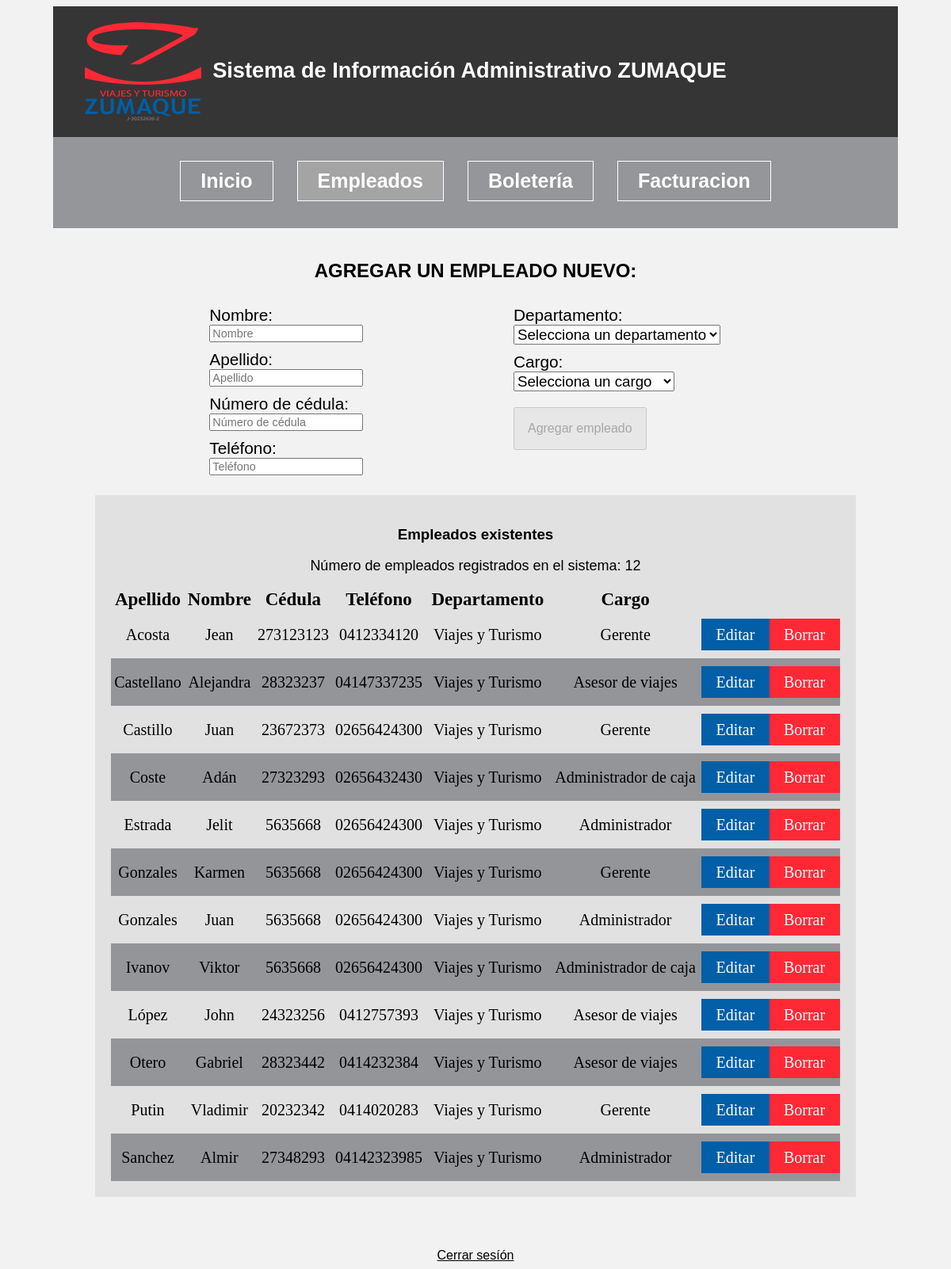
/empleados.php (signed in), run on the app's committed database.
### tables this page shows
CREATE TABLE `empleados` (
  `id` int(11) NOT NULL,
  `nombre` varchar(25) NOT NULL,
  `apellido` varchar(25) NOT NULL,
  `cedula` varchar(25) NOT NULL,
  `telefono` varchar(25) NOT NULL,
  `usuario` varchar(255) DEFAULT NULL,
  `password` varchar(255) DEFAULT NULL,
  `cargo_id` int(11) NOT NULL,
  `departamento_id` int(11) NOT NULL
);

CREATE TABLE `departamentos` (
  `id` int(11) NOT NULL,
  `departamento` varchar(35) NOT NULL
);

CREATE TABLE `cargos` (
  `id` int(11) NOT NULL,
  `cargo` varchar(25) NOT NULL
);

### empleados.php (the view, shortened to what this page needs)
<?php session_start();
	try {
		require_once("funciones/bd_conexion.php");
		$sql = " SELECT empleados.id, nombre, apellido, cedula, telefono, departamentos.departamento, cargos.cargo FROM empleados ";
		$sql .=" INNER JOIN departamentos ON departamentos.id = empleados.departamento_id ";
		$sql .=" INNER JOIN cargos ON cargos.id = empleados.cargo_id ";
		$sql .=" ORDER BY apellido ASC ";
		$conn->set_charset('utf8');
		$resultado = $conn->query($sql);
	} catch (Exception $e) {
		$error = $e->getMessage();
	}
 ?>
 <!DOCTYPE html>
<html lang="es">
<head>
	<link rel="stylesheet" href="css/estilos.css">
</head>
<body>
	<div class="contenedor">
	<header class="site-header clearfix">
		<div class="logo">
			<img src="img/logo.jpg" alt="">
		</div>
		<div class="titulo">
			<h1>Sistema de Información Administrativo ZUMAQUE</h1>
		</div>
	</header>
		<div class="barra clearfix">
			<nav class="navegacion">
					<ul class="clearfix">
						<li><a href="inicio.php">Inicio</a></li>
						<li><a class="activo" href="empleados.php">Empleados</a></li>
						<li><a href="boleteria.php">Boletería</a></li>
						<li><a href="facturacion.php">Facturacion</a></li>
					</ul>
			</nav>
		</div>
		<div class="contenido">
			<h2>Agregar un empleado nuevo:</h2>
			<form class="agregar-empleado clearfix" action="crearempleado.php" method="POST" onsubmit="return validar();">
			<div class="left">
				<div class="campo">
					<label for="nombre">Nombre: <br> </label>
						<input type="text" name="nombre" id="nombre" placeholder="Nombre" required>
				</div>
				<div class="campo">
					<label for="apellido">Apellido:<br></label>
						<input type="text" name="apellido" id="apellido" placeholder="Apellido" required>
				</div>
				<div class="campo">
					<label for="cedula">Número de cédula:<br></label>
						<input type="text" name="cedula" id="cedula" placeholder="Número de cédula" required>
				</div>
				<div class="campo">
					<label for="telefono">Teléfono:<br></label>
						<input type="tel" name="telefono" id="telefono" placeholder="Teléfono" required>
				</div>
			</div>
			 <div class="right">
				<div class="campo">
					<label for="departamento" >Departamento:<br>
						<select name="departamento" id="departamento" value="-Any-" onChange="validarcombobox()">>
							<option value="0">Selecciona un departamento</option>
						</select>
					</label>
				</div>
				<div class="campo">
					<label for="cargo">Cargo:<br>
						<select name="cargo" id="cargo" value="-Any-" onChange="validarcombobox()">>
							<option value="0">Selecciona un cargo</option>
						</select>
					</label>
				</div>
				<input class="agregar" id="agregar" type="submit" value="Agregar empleado" disabled>
			</div>
			</form>
			<div class="contenido existentes">
				<h3>Empleados existentes</h3>
				<p class="empleados-registrados">
					Número de empleados registrados en el sistema: <?php echo $resultado->num_rows; ?>
				</p>
		<div class="table-responsive-vertical">
			<table class ="table table-bordered table-striped table-hover">
			<thead>
				<tr>
					<th>Apellido</th>
					<th>Nombre</th>
					<th>Cédula</th>
					<th>Teléfono</th>
					<th>Departamento</th>
					<th>Cargo</th>
					<th></th>
					<th></th>
				</tr>
			</thead>
			<tbody>
				 <?php while($registros = $resultado->fetch_assoc() ){ ?>
				 	<tr>
				 		<td data-title="Apellido">
				 			<?php echo $registros['apellido']; ?>
				 		</td>
				 		<td data-title="Nombre">
				 		 	<?php echo $registros['nombre']; ?>
				 		</td>
				 		<td data-title="Cedula">
				 			<?php echo $registros['cedula']; ?>
				 		</td>
				 		<td data-title="Telefono">
				 		 	<?php echo $registros['telefono']; ?>
				 		</td>
				 		<td data-title="Departamento">
				 			<?php echo $registros['departamento']; ?>
				 		</td>
				 		<td data-title="Cargo">
				 		 	<?php echo $registros['cargo']; ?>
				 		</td>
			 			<td data-title="">
				 			<a class ="boton editar" href="editarempleado.php?id=<?php echo $registros['id']; ?>">Editar</a>
						</td>
				 		<td  data-title="" class="eliminar">
				 			<a class ="boton eliminar" id="eliminar"  onclick="return confirm('¿Estás seguro de que quieres eliminar este empleado? Esta acción no se puede deshacer.');" href="eliminarempleado.php?id=<?php echo $registros['id']; ?>">Borrar</a>
				 		</td>
				 	</tr>
				 	<?php  }?>
			</tbody>
		</table>
	</div>
	</div>
	</div>
	</div>
<footer>
	<div>
	<a href="funciones/close.php">Cerrar sesíón</a>
	</div>
</footer>
</body>
</html>

### css/estilos.css (style rules this page uses)
html { box-sizing: border-box; }
*,*:before,*:after { box-sizing: inherit; }
.clearfix:before, .clearfix:after { content: " "; display: table; }
.clearfix:after { clear: both; }
body { font-family: sans-serif; background-color: #f2f2f2; }
body .activo { background-color: #b2b1af8c; }
h1, h2 { padding:0; margin:0; }
h2 { text-align: center; padding: 15px 0 30px 0; text-transform: uppercase; }
.contenedor { width: 98%; margin: 0 auto; }
@media only screen and (min-width: 480px) { .contenedor { width: 95%; } }
@media only screen and (min-width: 768px) { .contenedor { width: 90%; } }
@media only screen and (min-width: 992px) { .contenedor { width: 90%; max-width: 1700px; } }
header.site-header { background-color: #353535; padding: 15px 30px; }
div.logo { float:left; width: 50%; }
div.titulo { float: right; width: 50%; }
div.titulo h1 { font-size: 1.7em; color: white; }
@media only screen and (min-width: 992px) { div.logo { float:left; width: 15%; } }
@media only screen and (min-width: 992px) { div.titulo { float: right; width: 83%; padding-top: 50px; } }
div.barra { padding: 20px 0; background-color: rgba(44, 48, 56, 0.48); }
nav.navegacion { float:left; width:100%; text-align: center; display: none; }
@media only screen and (min-width: 768px) { nav.navegacion { display: block; } }
nav.navegacion ul { margin: 0; padding: 0; display: inline-block; }
nav.navegacion li:first-child { margin-left: 0; }
@media only screen and (min-width: 768px) { nav.navegacion ul li { float: left; margin: 10px 0 10px 30px; } }
nav.navegacion ul li a { display: block; text-decoration: none; color: white; padding: 15px 20px; margin: 0 auto; font-size: 15px; border: 0.2px solid white; font-weight: bold; padding: 10px 25px; font-size: 25px; }
div.contenido { padding:25px 5%; background-color: #f2f2f2; }
ul { text-decoration: none; list-style:none; }
div.campo { margin-bottom: 10px; }
div.campo label { font-size: 1.3em; margin-bottom:20px; }
div.campo input, select { font-size: 0.9em; }
.agregar { margin-top: 10px; font-size: 1em; padding: 1em; }
@media only screen and (min-width: 768px) { div.left { float:left; width: 40%; margin-left: 15%; } }
@media only screen and (min-width: 768px) { div.right { float:right; width: 30%; margin-right: 15%; } }
div.contenido.existentes { text-align: center; margin: 15px auto 0 auto; padding: 20px; background-color: #e1e1e1; }
p.empleados-registrados { font-size: 18px; }
div.existentes table { margin: 0 auto; }
div.existentes table { padding: 80px; width: 100%; font-family: geneva; font-size: 16px; border-collapse: collapse; }
div.existentes table tr td { padding: 10px 0; font-size: 20px; line-height: 20px; }
div.existentes table tbody tr:nth-child(even) { background-color: rgb(147, 149, 153); }
div.existentes table th { font-size: 23px; margin-bottom: 7px; }
.boton { display: block; text-decoration: none; color: white; padding: 10px 15px; }
.boton.editar { background-color: #005fa6; }
.boton.eliminar { background-color: #ff2936; }
footer div { margin-top: 5vh; text-align: center; }
footer div a { color:black; }

### data on the page
empleados: apellido "Acosta", nombre "Jean", cedula "273123123", telefono "0412334120", departamento.departamento "Viajes y Turismo", cargo.cargo "Gerente"
empleados: apellido "Castellano", nombre "Alejandra", cedula "28323237", telefono "04147337235", departamento.departamento "Viajes y Turismo", cargo.cargo "Asesor de viajes"
empleados: apellido "Castillo", nombre "Juan", cedula "23672373", telefono "02656424300", departamento.departamento "Viajes y Turismo", cargo.cargo "Gerente"
empleados: apellido "Coste", nombre "Adán", cedula "27323293", telefono "02656432430", departamento.departamento "Viajes y Turismo", cargo.cargo "Administrador de caja"
empleados: apellido "Estrada", nombre "Jelit", cedula "5635668", telefono "02656424300", departamento.departamento "Viajes y Turismo", cargo.cargo "Administrador"
empleados: apellido "Gonzales", nombre "Karmen", cedula "5635668", telefono "02656424300", departamento.departamento "Viajes y Turismo", cargo.cargo "Gerente"
empleados: apellido "Gonzales", nombre "Juan", cedula "5635668", telefono "02656424300", departamento.departamento "Viajes y Turismo", cargo.cargo "Administrador"
empleados: apellido "Ivanov", nombre "Viktor", cedula "5635668", telefono "02656424300", departamento.departamento "Viajes y Turismo", cargo.cargo "Administrador de caja"
empleados: apellido "López", nombre "John", cedula "24323256", telefono "0412757393", departamento.departamento "Viajes y Turismo", cargo.cargo "Asesor de viajes"
empleados: apellido "Otero", nombre "Gabriel", cedula "28323442", telefono "0414232384", departamento.departamento "Viajes y Turismo", cargo.cargo "Asesor de viajes"
empleados: apellido "Putin", nombre "Vladimir", cedula "20232342", telefono "0414020283", departamento.departamento "Viajes y Turismo", cargo.cargo "Gerente"
empleados: apellido "Sanchez", nombre "Almir", cedula "27348293", telefono "04142323985", departamento.departamento "Viajes y Turismo", cargo.cargo "Administrador"

### other printed values
$resultado->num_rows "12"
